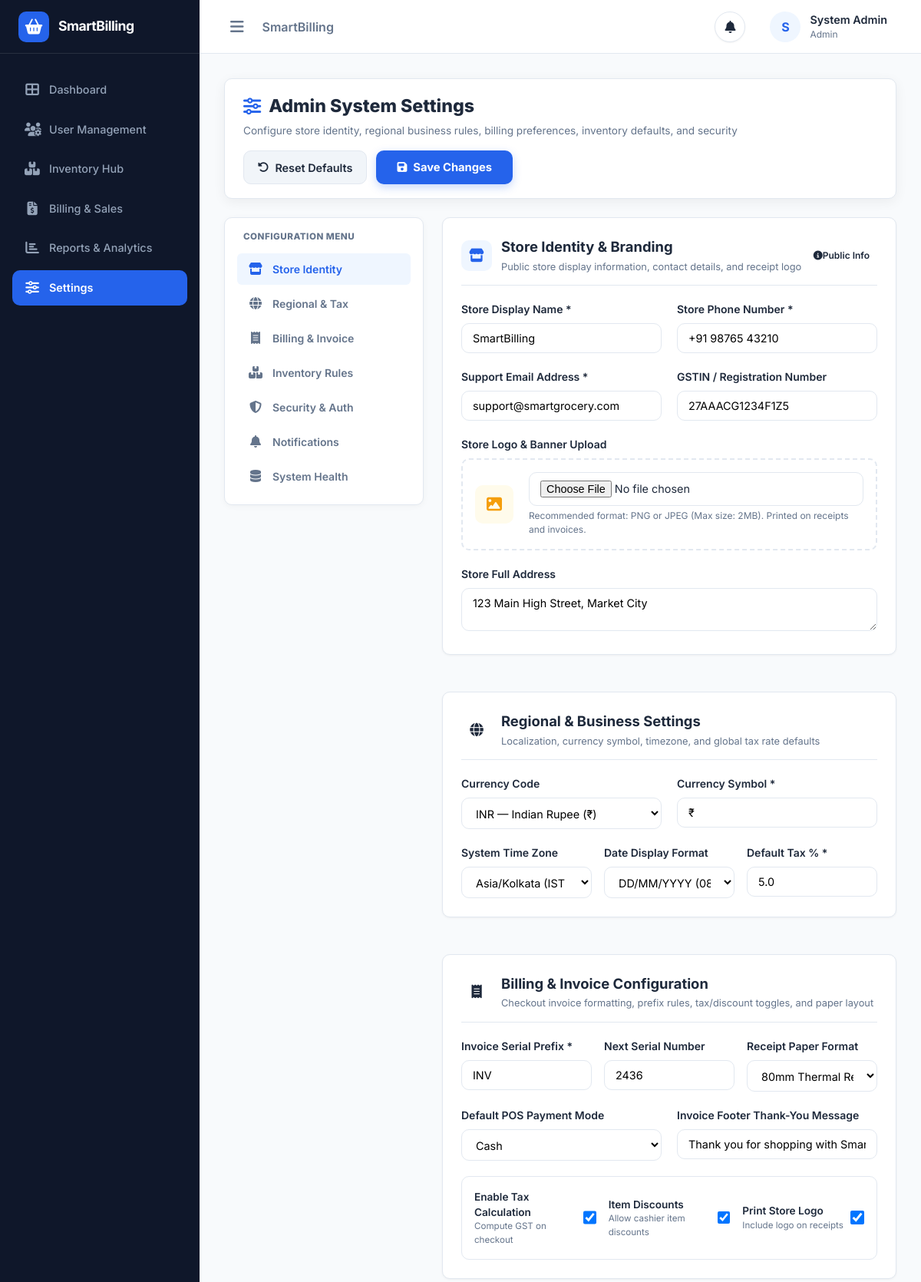
/settings/ (signed in, upper part), run on an earlier commit of the app's database.
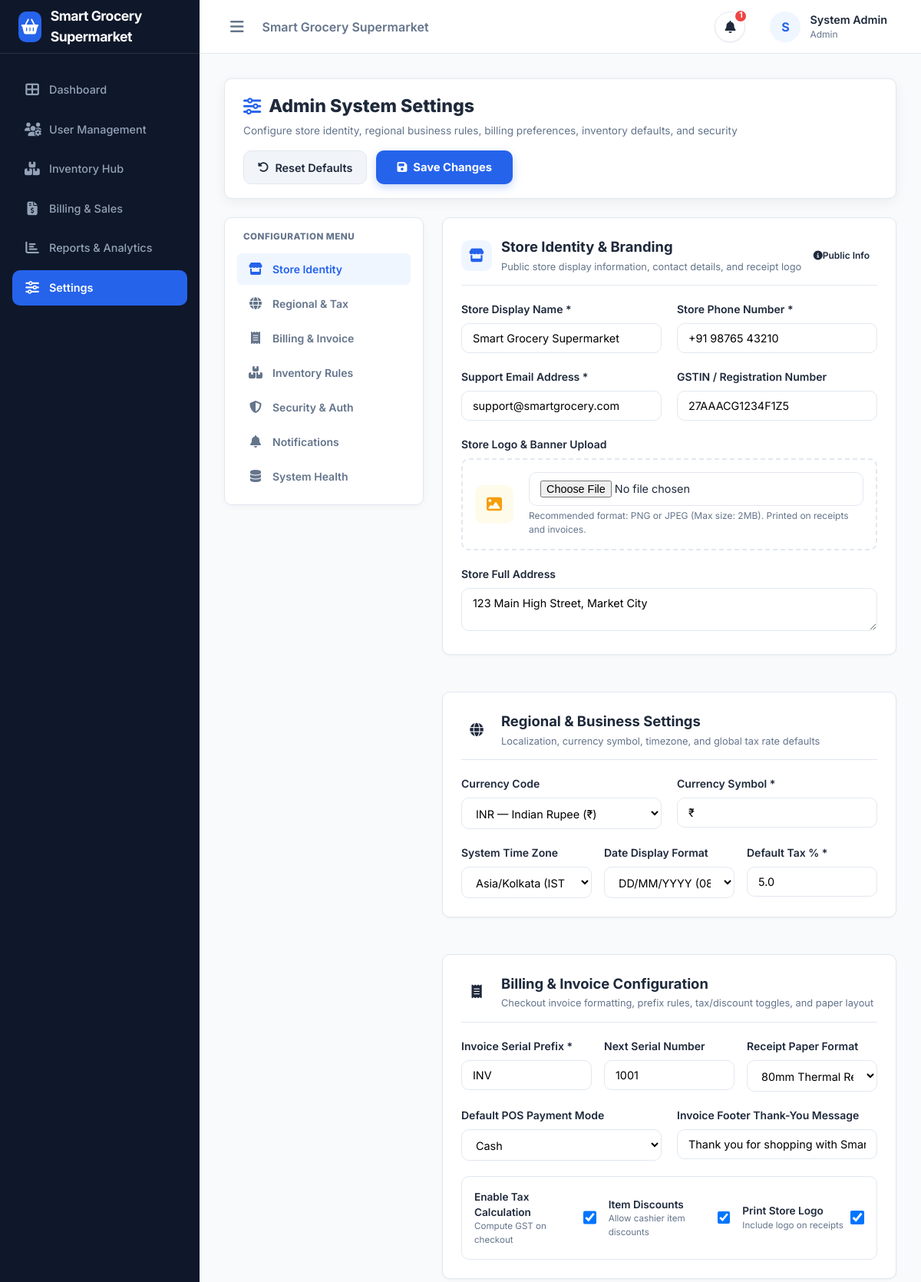
And on a later commit of the database.
### app/models/setting.py (models this page shows, shortened)
class SystemSetting(db.Model):
    __tablename__ = 'system_settings'
    id = db.Column(db.Integer, primary_key=True, autoincrement=True)
    setting_key = db.Column(db.String(50), unique=True, nullable=False, index=True)
    setting_value = db.Column(db.Text, nullable=True)
    description = db.Column(db.String(255), nullable=True)
    updated_at = db.Column(db.DateTime, default=datetime.utcnow, onupdate=datetime.utcnow)
    @classmethod
    def get(cls, key: str, default: str = None) -> str:
        fallback = default if default is not None else DEFAULT_SETTINGS.get(key, '')
        setting = cls.query.filter_by(setting_key=key).first()
        return setting.setting_value if setting and setting.setting_value is not None else fallback
    @classmethod
    def get_bool(cls, key: str, default: bool = False) -> bool:
        val = cls.get(key, 'on' if default else 'off')
        return val.lower() in ['on', 'true', '1', 'yes']

### app/routes/setting_routes.py (the view, shortened to what this page needs)
@setting_bp.route('/', methods=['GET', 'POST'])
@login_required
@admin_required
def index():
    raw_engine = db.engine.name.lower()
    if 'mysql' in raw_engine:
        db_engine_name = 'MySQL'
    elif 'sqlite' in raw_engine:
        db_engine_name = 'SQLite'
    else:
        db_engine_name = raw_engine.upper()
    try:
        db.session.execute(db.text('SELECT 1'))
        db_conn_status = 'Connected'
    except Exception:
        db_conn_status = 'Disconnected'
    settings_data = {
        'store_name': SystemSetting.get('STORE_NAME', 'Smart Grocery Supermarket'),
        'store_phone': SystemSetting.get('STORE_PHONE', '+91 98765 43210'),
        'store_email': SystemSetting.get('STORE_EMAIL', 'support@smartgrocery.com'),
        'gst_number': SystemSetting.get('GST_NUMBER', '27AAACG1234F1Z5'),
        'store_address': SystemSetting.get('STORE_ADDRESS', '123 Main High Street, Market City'),
        'store_logo': SystemSetting.get('STORE_LOGO', ''),
        'currency_code': SystemSetting.get('CURRENCY_CODE', 'INR'),
        'currency_symbol': SystemSetting.get('CURRENCY', '₹'),
        'timezone': SystemSetting.get('TIMEZONE', 'Asia/Kolkata'),
        'date_format': SystemSetting.get('DATE_FORMAT', 'DD/MM/YYYY'),
        'tax_percentage': SystemSetting.get('TAX_PERCENTAGE', '5.0'),
        'invoice_prefix': SystemSetting.get('INVOICE_PREFIX', 'INV'),
        'next_invoice_number': SystemSetting.get('NEXT_INVOICE_NUMBER', '1001'),
        'enable_tax': SystemSetting.get_bool('ENABLE_TAX', True),
        'enable_discount': SystemSetting.get_bool('ENABLE_DISCOUNT', True),
        'print_logo_on_invoice': SystemSetting.get_bool('PRINT_LOGO_ON_INVOICE', True),
        'invoice_footer_msg': SystemSetting.get('INVOICE_FOOTER_MSG', 'Thank you for shopping with Smart Grocery Supermarket!'),
        'invoice_format': SystemSetting.get('INVOICE_FORMAT', '80mm Thermal Receipt'),
        'default_payment_method': SystemSetting.get('DEFAULT_PAYMENT_METHOD', 'Cash'),
        'low_stock_threshold': SystemSetting.get('LOW_STOCK_THRESHOLD', '10'),
        'enable_expiry_tracking': SystemSetting.get_bool('ENABLE_EXPIRY_TRACKING', True),
        'auto_generate_sku': SystemSetting.get_bool('AUTO_GENERATE_SKU', True),
        'allow_negative_stock': SystemSetting.get_bool('ALLOW_NEGATIVE_STOCK', False),
        'default_product_unit': SystemSetting.get('DEFAULT_PRODUCT_UNIT', 'pcs'),
        'session_timeout_mins': SystemSetting.get('SESSION_TIMEOUT_MINS', '30'),
        'require_pwd_confirm_delete': SystemSetting.get_bool('REQUIRE_PWD_CONFIRM_DELETE', True),
        'notif_low_stock': SystemSetting.get_bool('NOTIF_LOW_STOCK', True),
        'notif_expiry': SystemSetting.get_bool('NOTIF_EXPIRY', True),
        'notif_sales': SystemSetting.get_bool('NOTIF_SALES', True),
        'notif_system': SystemSetting.get_bool('NOTIF_SYSTEM', True),
        'last_backup': SystemSetting.get('LAST_BACKUP_TIME', 'Ready (No Backup Yet)'),
        'app_version': 'v2.4.0',
        'developer_info': 'Smart Grocery Engineering Team',
        'db_engine': db_engine_name,
        'db_status': db_conn_status
    }
    return render_template('settings/index.html', settings=settings_data)

### app/templates/settings/index.html (shortened to what the changed rows need)
{% extends "base.html" %}
{% block content %}
<form id="settingsForm" method="POST" action="{{ url_for('setting.index') }}" enctype="multipart/form-data">
  <div style="max-width: 1180px; margin: 0 auto;">
    <div class="page-header" style="position: sticky; top: 16px; z-index: 80; background: var(--surface); border: 1px solid var(--border); border-radius: var(--radius-md); padding: 18px 24px; margin-bottom: 24px; box-shadow: 0 4px 16px rgba(0,0,0,0.06); display: flex; justify-content: space-between; align-items: center; gap: 16px; flex-wrap: wrap;">
      <div>
        <h1 class="page-title" style="margin: 0; font-size: 1.45rem; font-weight: 800; display: flex; align-items: center; gap: 10px;">
          <i class="fas fa-sliders" style="color: var(--primary);"></i> Admin System Settings
        </h1>
      </div>
    </div>
    <div style="display: grid; grid-template-columns: 260px 1fr; gap: 24px; align-items: start;">
      <div style="display: flex; flex-direction: column; gap: 24px;">
        <div id="sec-store" class="settings-section-card" style="background: var(--surface); border: 1px solid var(--border); border-radius: var(--radius-md); padding: 24px; box-shadow: 0 1px 3px rgba(0,0,0,0.05);">
          <div style="display: grid; grid-template-columns: 1fr 1fr; gap: 20px; margin-bottom: 20px;">
            <div class="form-group" style="margin-bottom: 0;">
              <div style="position: relative;">
                <input type="text" name="store_name" class="form-control" value="{{ settings.store_name }}" required placeholder="e.g. Smart Grocery Supermarket">
              </div>
            </div>
          </div>
        </div>
        <div id="sec-billing" class="settings-section-card" style="background: var(--surface); border: 1px solid var(--border); border-radius: var(--radius-md); padding: 24px; box-shadow: 0 1px 3px rgba(0,0,0,0.05);">
          <div style="display: grid; grid-template-columns: 1fr 1fr 1fr; gap: 16px; margin-bottom: 20px;">
            <div class="form-group" style="margin-bottom: 0;">
              <label class="form-label" style="font-weight: 600;">Next Serial Number</label>
              <input type="number" name="next_invoice_number" class="form-control" value="{{ settings.next_invoice_number }}" placeholder="1001">
            </div>
          </div>
        </div>
      </div>
    </div>
  </div>
</form>
{% endblock %}

### app/templates/base.html (shortened to what this page needs)
<!DOCTYPE html>
<html lang="en">
<head>
  <link rel="stylesheet" href="https://cdnjs.cloudflare.com/ajax/libs/font-awesome/6.4.0/css/all.min.css">
  <link rel="stylesheet" href="{{ url_for('static', filename='css/main.css') }}">
</head>
<body data-theme="{{ 'dark' if dark_mode else 'light' }}" data-color="{{ theme_color or 'blue' }}">
<div class="app-container">
  {% if current_user.is_authenticated %}
  <aside class="app-sidebar {% if compact_sidebar %}compact{% endif %}">
    <div class="sidebar-header">
      {% if store_logo %}
        <img src="{{ url_for('static', filename=store_logo) }}" alt="Logo" style="height: 36px; border-radius: 6px;">
      {% else %}
        <div class="brand-icon"><i class="fas fa-shopping-basket"></i></div>
      {% endif %}
      <div class="brand-title">{{ store_name or 'Smart Billing' }}</div>
    </div>
    <nav class="sidebar-nav">
      <a href="{{ url_for('dashboard.index') }}" class="nav-link {% if request.endpoint == 'dashboard.index' %}active{% endif %}">
        <i class="fas fa-th-large"></i> <span>Dashboard</span>
      </a>
      <a href="{{ url_for('user.index') }}" class="nav-link {% if request.endpoint and ('user.' in request.endpoint or 'activity.' in request.endpoint) %}active{% endif %}">
        <i class="fas fa-users-cog"></i> <span>User Management</span>
      </a>
      <a href="{{ url_for('product.index') }}" class="nav-link {% if request.endpoint and ('product.' in request.endpoint or 'category.' in request.endpoint or 'inventory.' in request.endpoint) %}active{% endif %}">
        <i class="fas fa-boxes-stacked"></i> <span>Inventory Hub</span>
      </a>
      <a href="{{ url_for('billing.billing_dashboard') }}" class="nav-link {% if request.endpoint and 'billing.' in request.endpoint %}active{% endif %}">
        <i class="fas fa-file-invoice-dollar"></i> <span>Billing & Sales</span>
      </a>
      <a href="{{ url_for('report.index') }}" class="nav-link {% if request.endpoint and 'report.' in request.endpoint %}active{% endif %}">
        <i class="fas fa-chart-bar"></i> <span>Reports & Analytics</span>
      </a>
      <a href="{{ url_for('setting.index') }}" class="nav-link {% if request.endpoint and 'setting.' in request.endpoint %}active{% endif %}">
        <i class="fas fa-sliders"></i> <span>Settings</span>
      </a>
    </nav>
  </aside>
  {% endif %}
  <main class="app-main {% if not current_user.is_authenticated %}no-sidebar{% endif %}">
    {% if current_user.is_authenticated %}
    <header class="app-navbar">
      <div class="navbar-left">
        <button class="sidebar-toggle" id="sidebarToggle"><i class="fas fa-bars"></i></button>
        <div style="font-weight: 600; color: var(--text-muted);">{{ store_name }}</div>
      </div>
      <div class="navbar-right">
        <div class="notif-bell-wrapper" id="notifBellWrapper">
          <button class="notif-bell-btn" id="notifBellBtn" onclick="toggleNotifPanel(event)" title="Notifications">
            <i class="fas fa-bell"></i>
            {% if nav_notif_count > 0 %}
              <span class="notif-badge">{{ nav_notif_count if nav_notif_count < 99 else '99+' }}</span>
            {% endif %}
          </button>
              {% set alert_count = nav_notifications | selectattr('type', 'in', ['warning', 'danger']) | list | length %}
        </div>
        <a href="{{ url_for('profile.index') }}" class="user-profile-btn">
          <div class="avatar">
            {% if current_user.profile_image %}
              <img src="{{ url_for('static', filename=current_user.profile_image) }}" alt="Avatar" style="width:100%;height:100%;border-radius:50%;">
            {% else %}
              {{ (current_user.full_name or current_user.username or 'U')[0] }}
            {% endif %}
          </div>
          <div>
            <div style="font-weight: 600; font-size: 0.9rem;">{{ current_user.full_name }}</div>
            <div style="font-size: 0.75rem; color: var(--text-muted);">{{ current_user.role }}</div>
          </div>
        </a>
      </div>
    </header>
    {% endif %}
    <div class="content-wrapper">
      {% block content %}{% endblock %}
    </div>
  </main>
</div>
</body>
</html>

What changed in the data, as far as the page shows it:
changed SystemSetting: setting_value "SmartBilling" → "Smart Grocery Supermarket"; store_name "SmartBilling" → "Smart Grocery Supermarket"
changed SystemSetting (number 11 of 14 on the later page): next_invoice_number "2436" → "1001"
Also different on the page:
{{ nav_notif_count if nav_notif_count < 99 else '99+' }}: (not shown) → "1"
